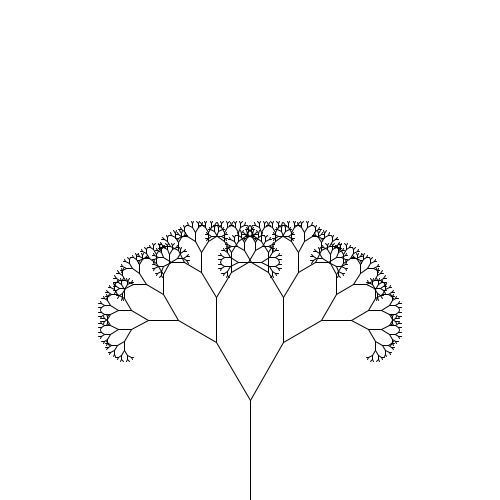
Frame 1 (no input)
Frame 60 (the mouse pressed at the canvas centre just before this capture): identical to frame 1, image omitted
Frame 120 (the mouse held since frame 60 and released just before this capture): identical to frame 1, image omitted

The Processing sketch that drew this single still picture (run headless with seeded random() and noise(); from frame 60 on, the mouse is pressed at the canvas centre):

// Processing sketch: BranchTree
// ── BranchTree.pde
float theta = PI/6;

void branch(float len) {
  line(0, 0, 0, -len);
  translate(0, -len);
  
  len *= 2.0/3;
  
  if(len >= 2) {
    pushMatrix();
    rotate(theta);
    branch(len);
    popMatrix();
    
    pushMatrix();
    rotate(-theta);
    branch(len);
    popMatrix();
  }
}

void setup() {
  size(500, 500);
  background(255);
}

void draw() {
  background(255);
  translate(width/2, height);
  branch(100);
}

void mouseMoved() {
  theta = map(mouseX, 0, width, -PI/2, PI/2);
}
